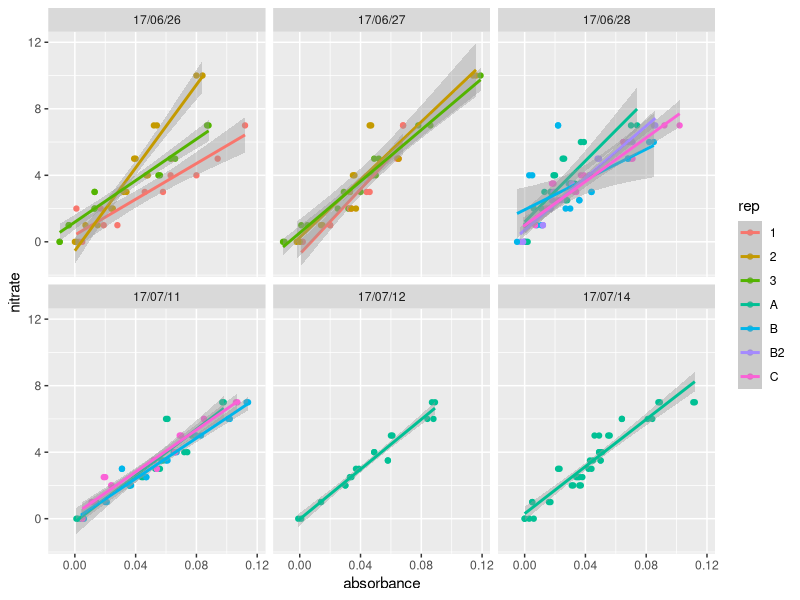
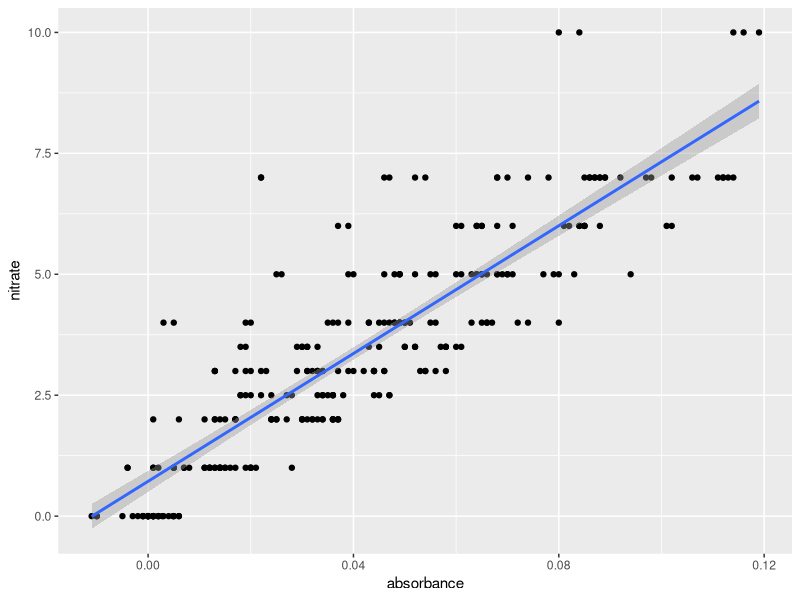
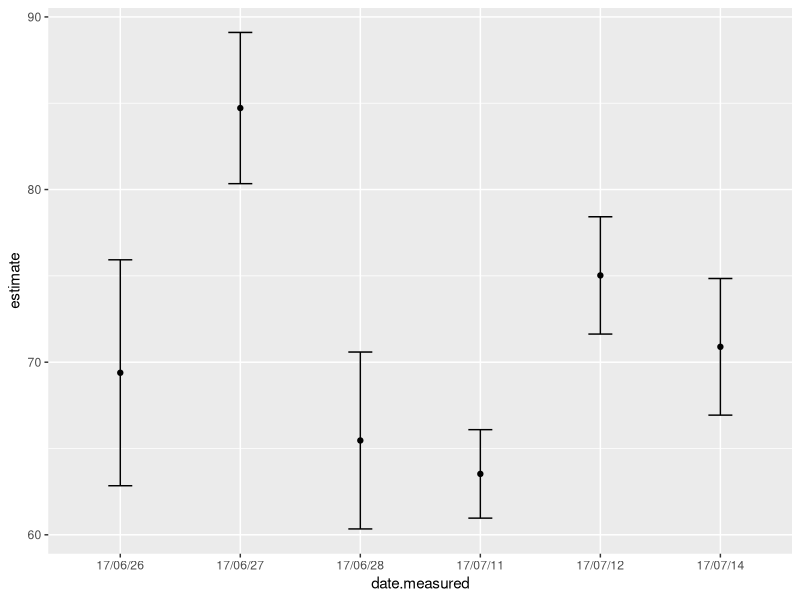
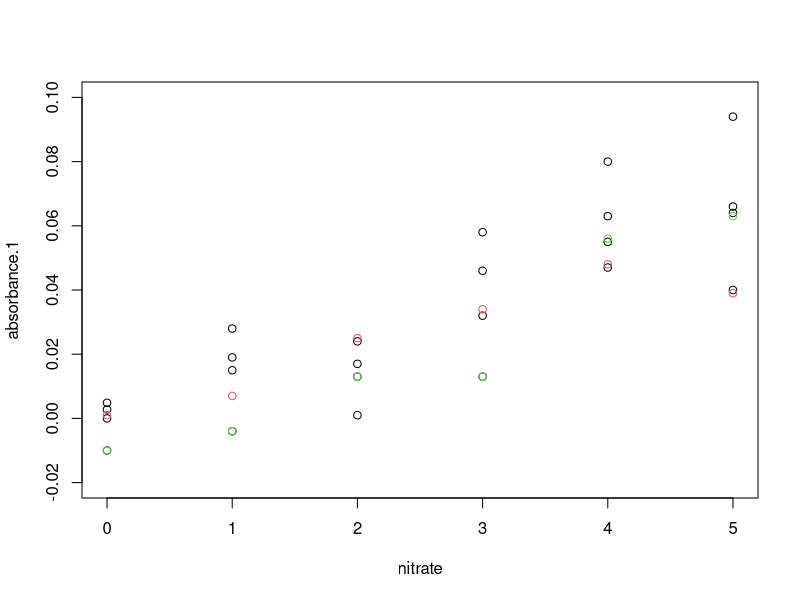

The R source for these figures, in order: (Note: this script raises an error after producing the figures.)
library(ggplot2)
library(broom)
library(tidyverse)


#Read in standard curves

stcurve.2606<-read.csv("nitrate_data/standard_curves/standard_curve_260617.csv")
stcurve.2706<-read.csv("nitrate_data/standard_curves/standard_curve_270617.csv")
stcurve.2806<-read.csv("nitrate_data/standard_curves/standard_curve_280617.csv")
stcurve.1107<-read.csv("nitrate_data/standard_curves/standard_curve_110717.csv")
stcurve.1207<-read.csv("nitrate_data/standard_curves/standard_curve_120717.csv")
stcurve.1407<-read.csv("nitrate_data/standard_curves/standard_curve_140717.csv") #this one has a different strucutre

#remove abherrant point because there was a bubble on the cuvette
stcurve.2806$absorbance.1 [stcurve.2806$sample=="st.3." & stcurve.2806$rep=="B"]<- 0.044

head(stcurve.2606)

new_1<-stcurve.2606 %>%
  select(sample, absorbance.1, absorbance.2, nitrate, rep) %>%
  mutate(date.measured="17/06/26", day=1)
new_2<-stcurve.2706 %>%
  select(sample, absorbance.1, absorbance.2, nitrate, rep) %>%
  mutate(date.measured="17/06/27", day=2)
new_3<-stcurve.2806 %>%
  select(sample, absorbance.1, absorbance.2, nitrate, rep) %>%
  mutate(date.measured="17/06/28", day=3)
new_4<-stcurve.1107 %>%
  select(sample, absorbance.1, absorbance.2, nitrate, rep) %>%
  mutate(date.measured="17/07/11", day=4)
new_5<-stcurve.1207 %>%
  select(sample, absorbance.1, absorbance.2, nitrate, rep) %>%
  mutate(date.measured="17/07/12", day=5)
new_6<-stcurve.1407 %>%
  select(sample, absorbance.1, absorbance.2, nitrate, rep) %>%
  mutate(date.measured="17/07/14", day=6)


all_standard_curves<-rbind(new_1, new_2, new_3, new_4, new_5, new_6)

#get 2 absorbance measures from each samples into a single column labelled as "take" 1 and 2
all_standard_curves_vert<-rbind(all_standard_curves, all_standard_curves) %>%
  mutate(absorbance=c(all_standard_curves$absorbance.1, all_standard_curves$absorbance.2), 
         take=rep(1:2, length(all_standard_curves$absorbance.2))) %>%
  select(-absorbance.1, -absorbance.2) %>%
  filter(!sample %in% c("blank", "Blank"))  %>%
  filter(!rep %in% c("B2_500_a", "B2_500_b", "B2_cuvette")) 

       
names(all_standard_curves_vert)
as.factor(all_standard_curves_vert$day)

all_standard_curves_vert %>%
  filter(absorbance<0.12)%>%
  ggplot(aes(y=nitrate, x=absorbance, col=rep)) +
  geom_point() + stat_smooth(method="lm") + facet_wrap(~date.measured)


all_standard_curves_vert %>%
  filter(absorbance<0.12)%>%
  ggplot(aes(y=nitrate, x=absorbance)) +
  geom_point() + stat_smooth(method="lm")

all_st_curves_model<-all_standard_curves_vert %>%
  filter(absorbance<0.12)%>%
  group_by(date.measured)%>%
  do(tidy(lm(nitrate~absorbance, data=.)))

all_st_curves_model  %>% 
  filter(term=="absorbance") %>%
  ggplot(aes(y=estimate, x=date.measured)) + geom_point() +
  geom_errorbar(aes(ymin=estimate-std.error, ymax=estimate+std.error), width=.2)




#plot standard curves from different dates on top of each other
with(stcurve.2606, plot(absorbance.1~nitrate,  xlim=c(0,5), ylim=c(-0.02,0.1)))
with(stcurve.2606, points(absorbance.2~nitrate, col=rep))
abline(lm(meanabs~nitrate, data=stcurve.2606))
summary(lm(meanabs~nitrate, data=stcurve.2606))

with(stcurve.2706, points(absorbance.1~nitrate, col=rep, pch=2))
with(stcurve.2706, points(absorbance.2~nitrate, col=rep, pch=2))
abline(lm(absorbance.1~nitrate, data=stcurve.2706))
summary(lm(meanabs~nitrate, data=stcurve.2706))

#remove erroneous reads - clearly out of line, especially after cadmium bottle was replaced
stcurve.2806.corr<-subset(stcurve.2806, rep=="C" | 
                            rep=="A" & !nitrate %in% c(4,5,6) | 
                            rep=="B" & !nitrate %in% c(4,7))
with(stcurve.2806.corr, points(meanabs~nitrate, col=rep, pch=3, ylim=c(0, 0.11)))

with(subset(stcurve.2806, stcurve.2806$rep %in% c("B2_500_a", "B2_500_b", "B2_cuvette")), 
            points(meanabs~nitrate, col=rep, pch=3))

with(stcurve.1107, points(meanabs~nitrate, col=rep, pch=1))
with(stcurve.1207, points(meanabs~nitrate, col=rep, pch=2))
with(stcurve.1407, points(meanabs~nitrate, col=1, pch=2))

legend("topleft", levels(stcurve.1107$rep), levels(as.factor((stcurve.1107$rep))), pch=1, col=1:4)


#define standard curve equations for each date
st.2606<-lm(meanabs~nitrate, data=stcurve.2606)
st.2706<-lm(meanabs~nitrate, data=stcurve.2706)

st.2806<-lm(meanabs~nitrate, data=stcurve.2806.corr)
st.1107<-lm(meanabs~nitrate, data=stcurve.1107)
st.1207<-lm(meanabs~nitrate, data=stcurve.1207)
st.1407<-lm(meanabs~nitrate, data=stcurve.1407)

#look at the lines
abline(st.2806, col=3)
abline(st.1107, col=1)
abline(st.1207, col=4)
abline(st.1407, col=4)

#plot slopes of this curve as a function of date
slopes<-c(coef(st.2606)[1], coef(st.2706)[1], coef(st.2806)[1], coef(st.1107)[1], coef(st.1207)[1], coef(st.1407)[1])
dates<-c(26-26, 27-26, 28-26, 41-26, 42-26, 44-26)
plot(slopes~dates)

#plot intercepts of this curve as a function of date
ints<-c(coef(st.2606)[2], coef(st.2706)[2], coef(st.2806)[2], coef(st.1107)[2], coef(st.1207)[2], coef(st.1407)[2])
dates<-c(26-26, 27-26, 28-26, 41-26, 42-26, 44-26)
plot(ints~dates)

#July 5,6,7 are the measurement dates that don't have a standard curve
#these would be 9,10,11

